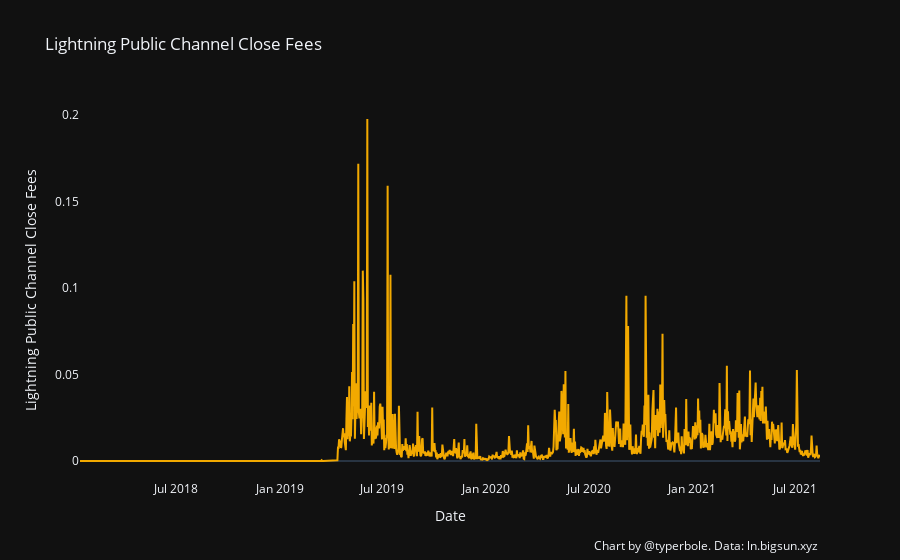

Notebook cell for this chart:
### Code cell
chart_utils.single_axis_chart2(
    fees.loc[fees.date >= fees.loc[fees.lightning_fees >0].date.min()], x_series='date', 
    y_series='channel_close_fees',
    x_axis_title='Date',
#     y_series_axis_format= ',.2%',
    y_series_title='Lightning Public Channel Close Fees',
    title='Lightning Public Channel Close Fees',
    data_source="ln.bigsun.xyz",
    halving_lines=False,
)

### Figure 1 — Plotly figure (JSON) as saved in the notebook; plotly's stock layout.template omitted (floating-point values rounded to 4 significant figures; data arrays with more than 128 entries replaced by an {"elided": "..."} marker saying what was removed)
{"data": [{"marker": {"color": "rgb(242, 169, 0)"}, "name": "channel_close_fees", "type": "scatter", "x": {"elided": "1312 str values"}, "xaxis": "x", "y": {"elided": "1312 float values"}, "yaxis": "y"}], "layout": {"annotations": [{"showarrow": false, "text": "Chart by @typerbole. Data: ln.bigsun.xyz", "x": 1, "xanchor": "right", "xref": "paper", "xshift": 0, "y": -0.2, "yanchor": "auto", "yref": "paper", "yshift": 0}], "hovermode": "x unified", "legend": {"orientation": "h"}, "showlegend": false, "title": {"text": "Lightning Public Channel Close Fees"}, "xaxis": {"anchor": "y", "domain": [0, 1], "showgrid": false, "title": {"text": "Date"}}, "yaxis": {"anchor": "x", "domain": [0, 1], "showgrid": false, "title": {"text": "Lightning Public Channel Close Fees"}, "type": "linear"}}}
